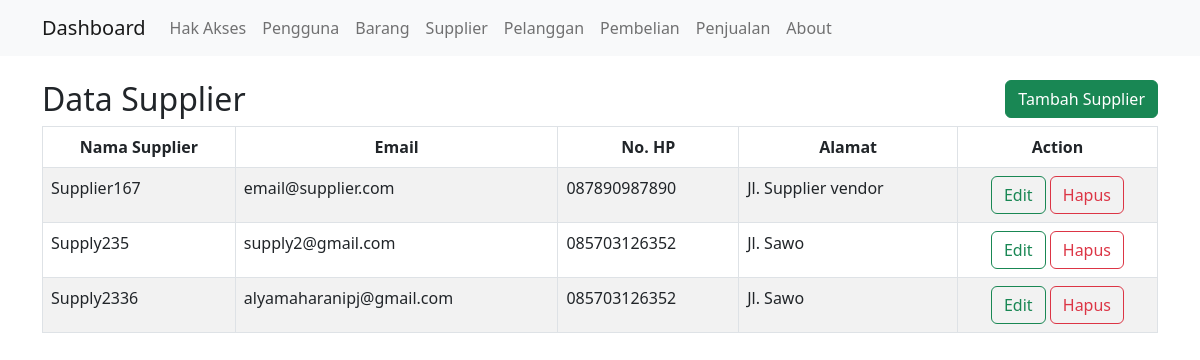
The app's page /public/supplier with its own data.
### tables this page shows
CREATE TABLE `supplier` (
  `id_supplier` bigint(20) NOT NULL,
  `nama_supplier` varchar(255) NOT NULL,
  `email` varchar(50) NOT NULL,
  `no_hp` varchar(15) NOT NULL,
  `alamat` varchar(255) NOT NULL
);

### app/core/Controller.php (called while the page is built, shortened)
<?php
class Controller{
    public function view($view, $data = [])
    {
        require_once '../app/views/' . $view . '.php';
    }
    public function model($model)
    {
        return new $model;
    }
}

### app/controllers/Supplier.php (called while the page is built, shortened)
<?php
    class Supplier extends Controller {
    public function index(){
        $data['title'] = 'Data Supplier';
        $data['supplier'] = $this->model('SupplierModel')->getAllSupplier();
        $this->view('supplier/index', $data);
    }
}

### app/core/App.php (called while the page is built, shortened)
<?php
class App{
 protected $method = 'index';
 protected $params = [];
 public function __construct(){
    $this->controller = new $this->controller;
    call_user_func_array([$this->controller, $this->method], $this->params);
  }
}

### public/index.php (called while the page is built, shortened)
<?php
$app = new App;

### app/core/Database.php (called while the page is built, shortened)
<?php
  class Database{
    private $host = DB_HOST;
    private $user = DB_USER;
    private $pass = DB_PASS;
    private $dbnm = DB_NAME;
    private $dbh;
    private $stmt;
    public function __construct()
    {
      $dsn = 'mysql:host='. $this->host .';dbname='. $this->dbnm;
      $option = [
        PDO::ATTR_PERSISTENT => true,
        PDO::ATTR_ERRMODE => PDO::ERRMODE_EXCEPTION
      ];
      try{
        $this->dbh = new PDO($dsn,$this->user,$this->pass, $option);
      }catch(PDOException $e){
        die($e->getMessage());
      }
    }
    public function query($query)
    {
      $this->stmt = $this->dbh->prepare($query);
    }
    public function execute()
    {
      $this->stmt->execute();
    }
    public function resultSet()
    {
      $this->execute();
      return $this->stmt->fetchAll(PDO::FETCH_ASSOC);
    }
  }

### app/models/SupplierModel.php (called while the page is built, shortened)
<?php
   class SupplierModel {
      private $table = 'supplier';
      private $db;
      public function __construct()
      {
         $this->db = new Database;
      }
      public function getAllSupplier()
      {
         $this->db->query('SELECT * FROM  ' . $this->table);
         return $this->db->resultSet();
      }
   }

### app/views/supplier/index.php (the view)
<div class="container mt-3">
    <div class="row">
        <div class="col-12">
            <div class="row">
                <div class="col-6 mt-2">
                    <h2><?= $data['title'];?></h2>
                </div>
                <div class="col-6 text-end">
                    <a href="<?= BASEURL; ?>/supplier/create" class="btn btn-success mt-2">Tambah Supplier</a>
                </div>
            </div>
                <ul class="list-group">
                    <table class="table table-bordered table-striped">
                        <thead>
                            <tr>
                                <th scope="col" class="text-center">Nama Supplier</th>
                                <th scope="col" class="text-center">Email</th>
                                <th scope="col" class="text-center">No. HP</th>
                                <th scope="col" class="text-center">Alamat</th>
                                <th scope="col" class="text-center" width="200px">Action</th>
                            </tr>
                        </thead>
                        <tbody>
                            <?php foreach ($data['supplier'] as $supplier) :?>
                                <tr>
                                    <td> <?= $supplier['nama_supplier'];?> </td>
                                    <td> <?= $supplier['email'];?> </td>
                                    <td> <?= $supplier['no_hp'];?> </td>
                                    <td> <?= $supplier['alamat'];?> </td>
                                    <td>
                                        <div class="text-center">
                                            <a href="<?= BASEURL; ?>/supplier/edit/<?= $supplier['id_supplier'] ?>" class="btn btn-outline-success">Edit</a>
                                            <a href="<?= BASEURL; ?>/supplier/delete/<?= $supplier['id_supplier'] ?>" class="btn btn-outline-danger">Hapus</a>
                                        </div>
                                    </td>
                                </tr>
                            <?php endforeach; ?>
                        </tbody>
                    </table>
                </ul>
        </div>
    </div>
</div>

### records on screen
supplier: nama_supplier "Supplier167", email "email@supplier.com", no_hp "087890987890", alamat "Jl. Supplier vendor"
supplier: nama_supplier "Supply235", email "supply2@gmail.com", no_hp "085703126352", alamat "Jl. Sawo"
supplier: nama_supplier "Supply2336", email "alyamaharanipj@gmail.com", no_hp "085703126352", alamat "Jl. Sawo"

### other values on screen
$data['title'] "Data Supplier"
